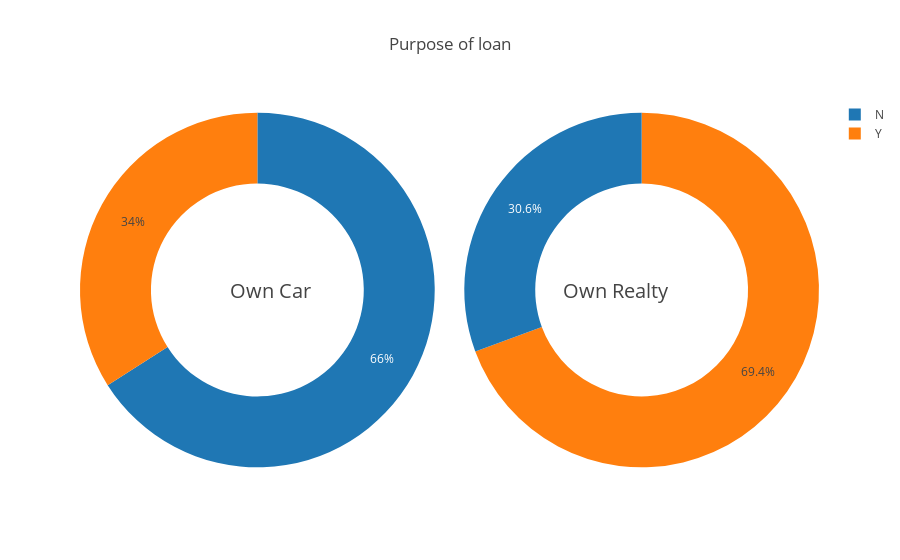

The notebook cell this image was saved under:
### Code cell
########## What's the purpose of loans ?
temp1 = application_train["FLAG_OWN_CAR"].value_counts()
temp2 = application_train["FLAG_OWN_REALTY"].value_counts()

fig = {
  "data": [
    {
      "values": temp1.values,
      "labels": temp1.index,
      "domain": {"x": [0, .48]},
      "name": "Own Car",
      "hoverinfo":"label+percent+name",
      "hole": .6,
      "type": "pie"
    },
    {
      "values": temp2.values,
      "labels": temp2.index,
      "text":"Own Realty",
      "textposition":"inside",
      "domain": {"x": [.52, 1]},
      "name": "Own Reality",
      "hoverinfo":"label+percent+name",
      "hole": .6,
      "type": "pie"
    }],
  "layout": {
        "title":"Purpose of loan",
        "annotations": [
            {
                "font": {
                    "size": 20
                },
                "showarrow": False,
                "text": "Own Car",
                "x": 0.20,
                "y": 0.5
            },
            {
                "font": {
                    "size": 20
                },
                "showarrow": False,
                "text": "Own Realty",
                "x": 0.8,
                "y": 0.5
            }
        ]
    }
}
iplot(fig, filename='donut')

### Figure 1 — Plotly figure (JSON) as saved in the notebook; plotly's stock layout.template omitted (floating-point values rounded to 4 significant figures)
{"data": [{"domain": {"x": [0, 0.48]}, "hole": 0.6, "hoverinfo": "label+percent+name", "labels": ["N", "Y"], "name": "Own Car", "type": "pie", "values": [202924, 104587]}, {"domain": {"x": [0.52, 1]}, "hole": 0.6, "hoverinfo": "label+percent+name", "labels": ["Y", "N"], "name": "Own Reality", "text": "Own Realty", "textposition": "inside", "type": "pie", "values": [213312, 94199]}], "layout": {"annotations": [{"font": {"size": 20}, "showarrow": false, "text": "Own Car", "x": 0.2, "y": 0.5}, {"font": {"size": 20}, "showarrow": false, "text": "Own Realty", "x": 0.8, "y": 0.5}], "title": "Purpose of loan"}}
